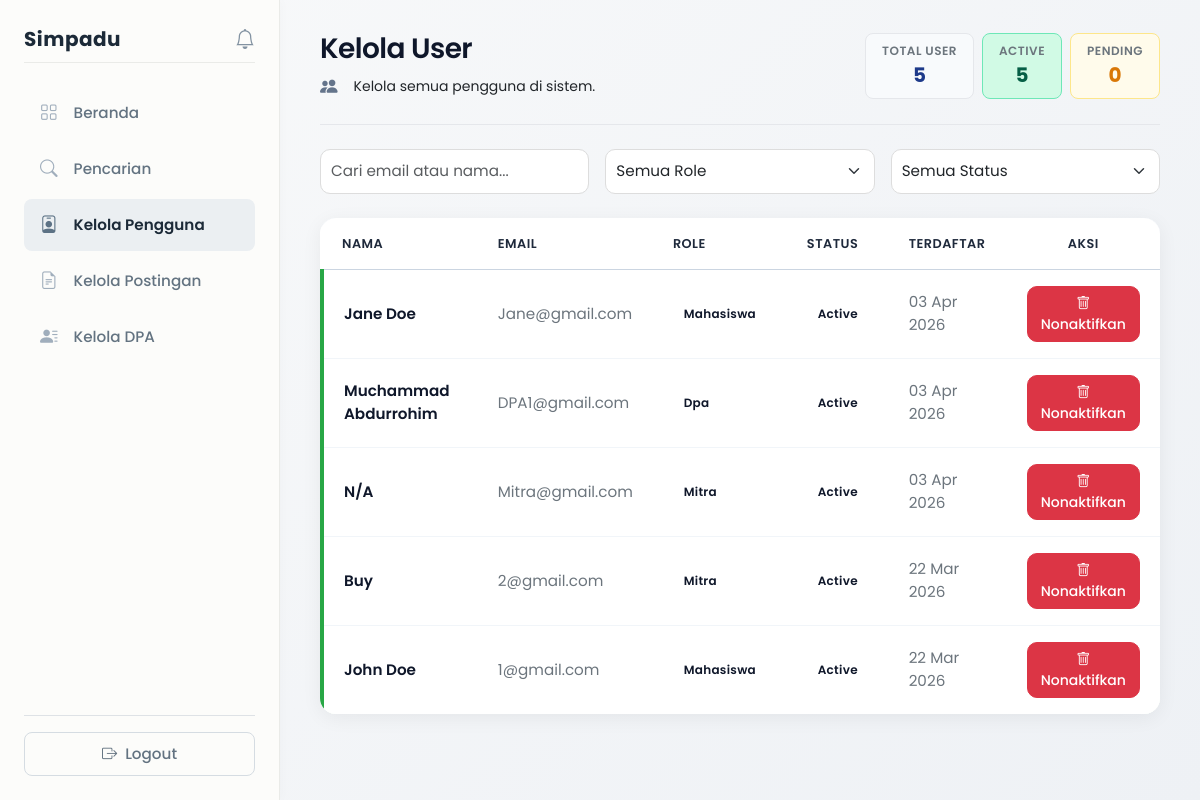
The page /views/admin/users.php (signed in) on the database its author committed.
### tables this page shows
CREATE TABLE `users` (
  `id` int NOT NULL,
  `email` varchar(100) NOT NULL,
  `password` varchar(255) NOT NULL,
  `role` enum('mahasiswa','mitra','admin','dpa') NOT NULL,
  `created_at` timestamp NULL DEFAULT CURRENT_TIMESTAMP,
  `status` enum('active','pending','inactive') DEFAULT 'active'
);

### views/admin/users.php (the view, shortened to what this page needs)
<?php
include __DIR__ . '/../../config/database.php';
$query = "SELECT u.*,
                 CASE WHEN m.id IS NOT NULL THEN m.nama WHEN mt.id IS NOT NULL THEN mt.nama_organisasi WHEN d.id IS NOT NULL THEN d.nama END as full_name
          FROM users u
          LEFT JOIN mahasiswa m ON u.id = m.user_id
          LEFT JOIN mitra mt ON u.id = mt.user_id
          LEFT JOIN dpa d ON u.id = d.user_id
          WHERE u.role != 'admin'
          ORDER BY u.created_at DESC";
$stmt = mysqli_prepare($conn, $query);
mysqli_stmt_execute($stmt);
$result = mysqli_stmt_get_result($stmt);
$users = [];
while ($row = mysqli_fetch_assoc($result)) {
    $users[] = $row;
}
?>
<!DOCTYPE html>
<html>
<head>
    <link href="https://cdn.jsdelivr.net/npm/bootstrap@5.3.0/dist/css/bootstrap.min.css" rel="stylesheet">
    <link rel="stylesheet" href="https://cdn.jsdelivr.net/npm/bootstrap-icons@1.11.0/font/bootstrap-icons.css">
    <link rel="stylesheet" href="../../assets/css/design-system.css">
    <link rel="stylesheet" href="../../assets/css/global.css">
    <link rel="stylesheet" href="../../assets/css/layout.css">
    <link rel="stylesheet" href="../../assets/css/components.css">
    <link rel="stylesheet" href="../../assets/css/dashboard.css">
    <link rel="stylesheet" href="../../assets/css/admin.css">
</head>
<body>
<div class="d-flex">
    <?php include __DIR__ . '/../layouts/sidebar.php'; ?>
    <div class="content">
        <div class="page-header d-flex flex-column flex-md-row justify-content-between align-items-md-center gap-3 mb-4">
            <div>
                <h1 class="page-title">Kelola User</h1>
                <div class="page-subtitle mt-2 d-flex align-items-center">
                    <i class="bi bi-people-fill me-2" style="color: var(--icon-muted); font-size: 1.1rem;"></i>
                    <span class="text-body">Kelola semua pengguna di sistem.</span>
                </div>
            </div>
            <div class="d-flex gap-2">
                <div class="text-center px-3 py-2" style="background: var(--info-light); border-radius: var(--radius-lg); border: 1px solid var(--border-base);">
                    <div class="text-muted" style="font-size: 0.75rem; font-weight: 600; text-transform: uppercase; letter-spacing: 0.5px;">Total User</div>
                    <div class="fw-bold" style="color: var(--info); font-size: 1.25rem;"><?php echo count($users); ?></div>
                </div>
                <div class="text-center px-3 py-2" style="background: var(--success-light); border-radius: var(--radius-lg); border: 1px solid var(--success-border);">
                    <div class="text-muted" style="font-size: 0.75rem; font-weight: 600; text-transform: uppercase; letter-spacing: 0.5px;">Active</div>
                    <div class="fw-bold" style="color: var(--success); font-size: 1.25rem;"><?php echo count(array_filter($users, fn($u) => $u['status'] == 'active')); ?></div>
                </div>
                <div class="text-center px-3 py-2" style="background: var(--warning-light); border-radius: var(--radius-lg); border: 1px solid var(--warning-border);">
                    <div class="text-muted" style="font-size: 0.75rem; font-weight: 600; text-transform: uppercase; letter-spacing: 0.5px;">Pending</div>
                    <div class="fw-bold" style="color: var(--warning); font-size: 1.25rem;"><?php echo count(array_filter($users, fn($u) => $u['status'] == 'pending')); ?></div>
                </div>
            </div>
        </div>
        <div class="mb-4">
            <div class="row g-3">
                <div class="col-md-4">
                    <input
                        type="text"
                        id="searchInput"
                        class="form-control"
                        placeholder="Cari email atau nama..."
                    >
                </div>
                <div class="col-md-4">
                    <select id="roleFilter" class="form-select">
                        <option value="">Semua Role</option>
                    </select>
                </div>
                <div class="col-md-4">
                    <select id="statusFilter" class="form-select">
                        <option value="">Semua Status</option>
                    </select>
                </div>
            </div>
        </div>
        <?php if (empty($users)): ?>
            <div class="admin-empty-state text-center p-5">
                <i class="bi bi-people empty-icon mb-3"></i>
                <h5 class="mb-2">Belum Ada User</h5>
                <p class="text-muted mb-0">Saat ini belum ada pengguna di sistem.</p>
            </div>
        <?php else: ?>
            <div class="admin-profile-card">
                <div class="table-responsive">
                    <table class="table admin-table align-middle mb-0">
                        <thead>
                            <tr>
                                <th width="25%">Nama</th>
                                <th width="20%">Email</th>
                                <th width="10%">Role</th>
                                <th width="10%">Status</th>
                                <th width="15%">Terdaftar</th>
                                <th width="20%" class="text-center">Aksi</th>
                            </tr>
                        </thead>
                        <tbody>
                            <?php foreach ($users as $user): ?>
                                <?php
                                $role = ucfirst($user['role']);
                                $status = ucfirst($user['status']);
                                $role_class = $user['role'] == 'mahasiswa' ? 'status-info' : ($user['role'] == 'mitra' ? 'status-warning' : 'status-success');
                                $status_class = $user['status'] == 'active' ? 'status-success' : ($user['status'] == 'pending' ? 'status-warning' : 'status-danger');
                                $row_class = $user['status'] == 'inactive' ? 'deactivated' : $user['status'];
                                ?>
                                <tr class="user-row <?= $row_class; ?>" data-role="<?= $user['role']; ?>" data-status="<?= $user['status']; ?>">
                                    <td class="nama fw-semibold" style="color: #0F172A;">
                                        <?php echo htmlspecialchars($user['full_name'] ?? 'N/A'); ?>
                                    </td>
                                    <td class="email text-muted">
                                        <?php echo htmlspecialchars($user['email']); ?>
                                    </td>
                                    <td>
                                        <span class="badge-status <?= $role_class; ?>">
                                            <?php echo $role; ?>
                                        </span>
                                    </td>
                                    <td>
                                        <span class="badge-status <?= $status_class; ?>">
                                            <?php echo $status; ?>
                                        </span>
                                    </td>
                                    <td class="tanggal text-muted">
                                        <?php echo date('d M Y', strtotime($user['created_at'])); ?>
                                    </td>
                                    <td class="text-center">
                                        <?php if ($user['status'] == 'pending'): ?>
                                            <button type="button"
                                                    class="btn btn-success btn-sm"
                                                    onclick="verifyUser(<?php echo $user['id']; ?>, '<?php echo htmlspecialchars(addslashes($user['email'])); ?>')">
                                                <i class="bi bi-check-circle"></i> Verifikasi
                                            </button>
                                        <?php else: ?>
                                            <button type="button"
                                                    class="btn btn-danger btn-sm"
                                                    onclick="deactivateUser(<?php echo $user['id']; ?>, '<?php echo htmlspecialchars(addslashes($user['email'])); ?>')">
                                                <i class="bi bi-trash"></i> Nonaktifkan
                                            </button>
                                        <?php endif; ?>
                                    </td>
                                </tr>
                            <?php endforeach; ?>
                        </tbody>
                    </table>
                </div>
            </div>
        <?php endif; ?>
    </div>
</div>
</body>
</html>

### assets/css/design-system.css (style rules this page uses)
:root { --color-white: #FFFFFF; --text-primary: #0F172A; --text-secondary: #334155; --text-muted: #475569; --icon-muted: #64748B; --border-normal: #CBD5E1; --border-light: #E5E7EB; --bg-light: #F1F5F9; --bg-hover-light: #F8FAFC; --primary-base: #1E3A8A; --primary-hover: #1E40AF; --success-text: #065F46; --success-bg: #D1FAE5; --success-border: #6EE7B7; --danger-text: #991B1B; --danger-base: #DC2626; --danger-hover: #B91C1C; --danger-bg: #FEE2E2; --danger-bg-hover: #FEF2F2; --danger-border: #FCA5A5; --danger-border-hover: #F87171; --warning-base: #D97706; --warning-hover: #B45309; --warning-bg-hover: #FFFBEB; --warning-border: #FDE68A; --warning-border-hover: #FCD34D; --bg-canvas: var(--bg-light); --bg-surface: var(--color-white); --bg-subtle: var(--bg-hover-light); --border-base: var(--border-light); --text-headline: var(--text-primary); --text-body: var(--text-secondary); --text-subtle: var(--text-muted); --primary: var(--primary-base); --primary-hover-color: var(--primary-hover); --secondary: var(--border-normal); --secondary-hover: var(--border-light); --secondary-text: var(--text-secondary); --success: var(--success-text); --success-hover: var(--success-text); --success-light: var(--success-bg); --warning: var(--warning-base); --warning-hover: var(--warning-hover); --warning-light: var(--warning-bg-hover); --danger: var(--danger-base); --danger-hover-color: var(--danger-hover); --danger-light: var(--danger-bg); --info: var(--primary-base); --info-hover: var(--primary-hover); --info-light: var(--bg-hover-light); --border-active: var(--primary-base); --border-width-base: 1px; --border-width-active: 1.5px; --radius-base: 6px; --radius-sm: 4px; --radius-lg: 8px; --shadow-subtle: 0 1px 3px rgba(15, 23, 42, 0.02), 0 8px 24px rgba(15, 23, 42, 0.04); --shadow-hover: 0 4px 6px rgba(15, 23, 42, 0.03), 0 12px 32px rgba(15, 23, 42, 0.06); --shadow-card: 0 2px 8px rgba(15, 23, 42, 0.06); --font-primary: 'Poppins', sans-serif; --letter-spacing-tight: -0.02em; --letter-spacing-normal: 0; --letter-spacing-wide: 0.02em; --transition-fast: 0.15s ease; --transition-base: 0.2s ease; --transition-slow: 0.3s ease; --icon-xs: 14px; --icon-sm: 16px; --icon-md: 20px; --icon-lg: 24px; --icon-stroke: 1.5px; }

### assets/css/global.css (style rules this page uses)
body { font-family: 'Poppins', sans-serif; background: linear-gradient(135deg, #f8f9fa, #eef1f5); margin: 0; padding: 0; }
.form-control, .form-select { border-radius: 10px; padding: 10px; border: 1px solid #ddd; font-size: 0.95rem; }
.btn { border-radius: 10px; padding: 10px 20px; font-weight: 500; font-size: 0.95rem; }
.btn-sm { padding: 6px 12px; font-size: 0.875rem; }
.mb-0 { margin-bottom: 0 !important; }
.mb-4 { margin-bottom: 1.5rem !important; }
.mt-2 { margin-top: 0.5rem !important; }
.text-muted { color: #6c757d !important; }
.fw-semibold { font-weight: 600 !important; }
.fw-bold { font-weight: 700 !important; }
.page-header { margin-bottom: 2rem; padding-bottom: 1rem; border-bottom: 1px solid #eaebef; }
.page-title { font-size: 1.5rem; font-weight: 600; color: #1c2a38; margin-bottom: 0.5rem; }
.page-subtitle { color: #637381; font-size: 0.875rem; font-weight: 400; }

### assets/css/layout.css (style rules this page uses)
.content { margin-left: 280px; padding: 2rem; flex: 1; min-height: 100vh; }

### assets/css/components.css (style rules this page uses)
.badge-status { padding: 0.5em 0.9em; font-weight: 600; font-size: 0.75rem; border-radius: 6px; letter-spacing: 0.3px; display: inline-flex; align-items: center; gap: 0.4rem; }

### assets/css/dashboard.css (style rules this page uses)
body { background-color: var(--bg-canvas); font-family: var(--font-primary); color: var(--text-body); -webkit-font-smoothing: antialiased; margin: 0; padding: 0; }
.content { padding: 32px 40px; width: 100%; min-height: 100vh; box-sizing: border-box; }
.page-header { margin-bottom: 32px; padding-bottom: 24px; border-bottom: var(--border-width-base) solid var(--border-base); }
.page-title { color: var(--text-headline); font-weight: 600; letter-spacing: var(--letter-spacing-tight); font-size: 28px; margin-bottom: 8px; margin-top: 0; }
.page-subtitle { color: var(--text-subtle); font-size: 14px; font-weight: 400; margin: 0; display: flex; align-items: center; gap: 8px; }

### rows shown on the page
users: full_name "Jane Doe", email "Jane@gmail.com", role "Mahasiswa", status "Active", created_at "03 Apr 2026"
users: full_name "Muchammad Abdurrohim", email "DPA1@gmail.com", role "Dpa", status "Active", created_at "03 Apr 2026"
users: full_name "N/A", email "Mitra@gmail.com", role "Mitra", status "Active", created_at "03 Apr 2026"
users: full_name "Buy", email "2@gmail.com", role "Mitra", status "Active", created_at "22 Mar 2026"
users: full_name "John Doe", email "1@gmail.com", role "Mahasiswa", status "Active", created_at "22 Mar 2026"

### other values the page prints
count($users) "5"
count(array_filter($users, fn($u) => $u['status'] == 'active')) "5"
count(array_filter($users, fn($u) => $u['status'] == 'pending')) "0"
